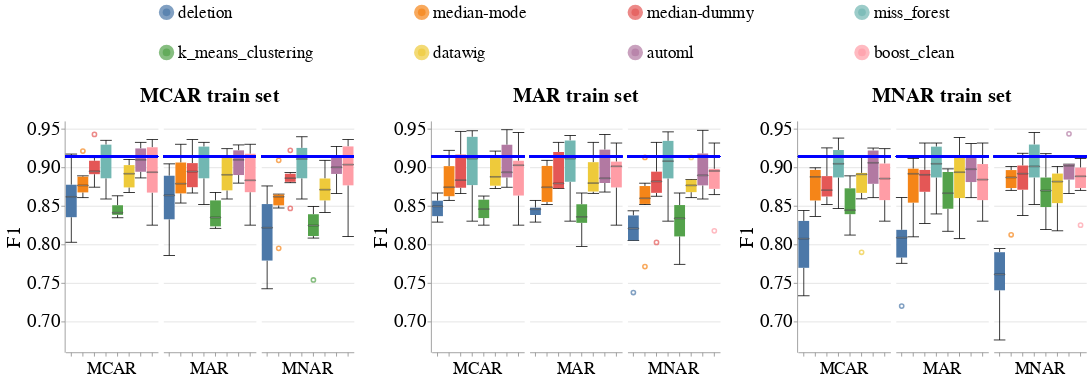

Source (notebook cell):
### Code cell
create_box_plots_for_diff_imputers_v2(dataset_name=DATASET_NAME,
                                      model_name='rf_clf',
                                      metric_name='f1',
                                      db_client=db_client)

### Figure 1 — Vega-Lite specification as saved in the notebook (floating-point values rounded to 4 significant figures; data arrays with more than 128 entries replaced by an {"elided": "..."} marker saying what was removed)
{"config": {"view": {"continuousWidth": 400, "continuousHeight": 300, "stroke": null}, "axis": {"labelFontSize": 24, "labelFontWeight": "normal", "titleFontSize": 26, "titleFontWeight": "normal"}, "facet": {"spacing": 5}, "header": {"labelFontSize": 22, "labelOrient": "bottom", "labelPadding": 5, "titleFontSize": 26}, "legend": {"columns": 4, "direction": "horizontal", "labelFontSize": 22, "labelLimit": 400, "orient": "top", "symbolOffset": 120, "symbolStrokeWidth": 10, "titleAnchor": "middle", "titleFontSize": 24, "titleLimit": 300}, "title": {"fontSize": 26}}, "hconcat": [{"facet": {"column": {"field": "Test_Injection_Strategy", "sort": ["MCAR", "MAR", "MNAR"], "title": "MCAR train set", "type": "nominal"}}, "spec": {"layer": [{"mark": {"type": "boxplot", "median": {"stroke": "black", "strokeWidth": 0.7}, "ticks": true}, "encoding": {"color": {"field": "Null_Imputer_Name", "sort": ["deletion", "median-mode", "median-dummy", "miss_forest", "k_means_clustering", "datawig", "automl", "boost_clean"], "title": null, "type": "nominal"}, "x": {"axis": {"labels": false}, "field": "Null_Imputer_Name", "sort": ["deletion", "median-mode", "median-dummy", "miss_forest", "k_means_clustering", "datawig", "automl", "boost_clean"], "title": null, "type": "nominal"}, "y": {"field": "Metric_Value", "scale": {"zero": false}, "title": "F1", "type": "quantitative"}}}, {"mark": "rule", "encoding": {"color": {"value": "blue"}, "size": {"value": 2}, "y": {"field": "Baseline_Median", "type": "quantitative"}}}], "width": 120}}, {"data": {"name": "data-645cdb96a4824567f25e9efab8ed139d"}, "facet": {"column": {"field": "Test_Injection_Strategy", "sort": ["MCAR", "MAR", "MNAR"], "title": "MAR train set", "type": "nominal"}}, "spec": {"layer": [{"mark": {"type": "boxplot", "median": {"stroke": "black", "strokeWidth": 0.7}, "ticks": true}, "encoding": {"color": {"field": "Null_Imputer_Name", "sort": ["deletion", "median-mode", "median-dummy", "miss_forest", "k_means_clustering", "datawig", "automl", "boost_clean"], "title": null, "type": "nominal"}, "x": {"axis": {"labels": false}, "field": "Null_Imputer_Name", "sort": ["deletion", "median-mode", "median-dummy", "miss_forest", "k_means_clustering", "datawig", "automl", "boost_clean"], "title": null, "type": "nominal"}, "y": {"field": "Metric_Value", "scale": {"zero": false}, "title": "F1", "type": "quantitative"}}}, {"mark": "rule", "encoding": {"color": {"value": "blue"}, "size": {"value": 2}, "y": {"field": "Baseline_Median", "type": "quantitative"}}}], "width": 120}}, {"data": {"name": "data-3fd52679db59a2e26a928d2ccfd59cbb"}, "facet": {"column": {"field": "Test_Injection_Strategy", "sort": ["MCAR", "MAR", "MNAR"], "title": "MNAR train set", "type": "nominal"}}, "spec": {"layer": [{"mark": {"type": "boxplot", "median": {"stroke": "black", "strokeWidth": 0.7}, "ticks": true}, "encoding": {"color": {"field": "Null_Imputer_Name", "sort": ["deletion", "median-mode", "median-dummy", "miss_forest", "k_means_clustering", "datawig", "automl", "boost_clean"], "title": null, "type": "nominal"}, "x": {"axis": {"labels": false}, "field": "Null_Imputer_Name", "sort": ["deletion", "median-mode", "median-dummy", "miss_forest", "k_means_clustering", "datawig", "automl", "boost_clean"], "title": null, "type": "nominal"}, "y": {"field": "Metric_Value", "scale": {"zero": false}, "title": "F1", "type": "quantitative"}}}, {"mark": "rule", "encoding": {"color": {"value": "blue"}, "size": {"value": 2}, "y": {"field": "Baseline_Median", "type": "quantitative"}}}], "width": 120}}], "data": {"name": "data-e02e6f7733e9b195d173ef5f04fd1674"}, "resolve": {"scale": {"y": "shared"}}, "$schema": "https://vega.github.io/schema/vega-lite/v4.17.0.json", "datasets": {"data-e02e6f7733e9b195d173ef5f04fd1674": {"elided": "144 records"}, "data-645cdb96a4824567f25e9efab8ed139d": {"elided": "144 records"}, "data-3fd52679db59a2e26a928d2ccfd59cbb": {"elided": "144 records"}}}
